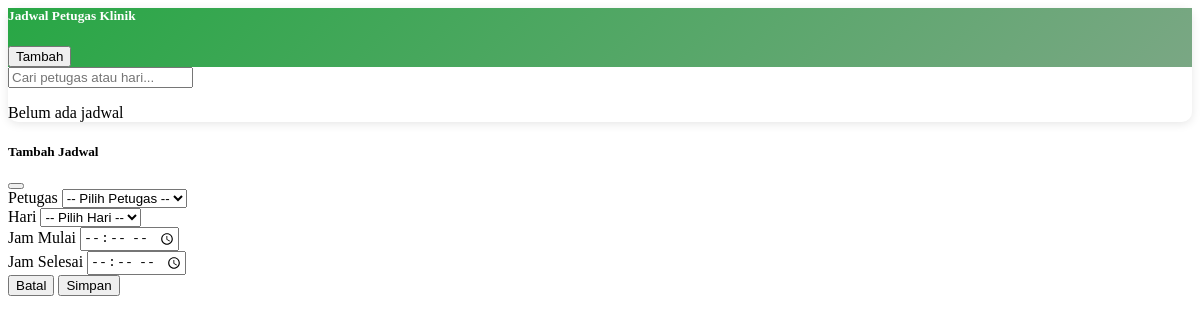
Before: /jadwal_petugas.php with the older database file.
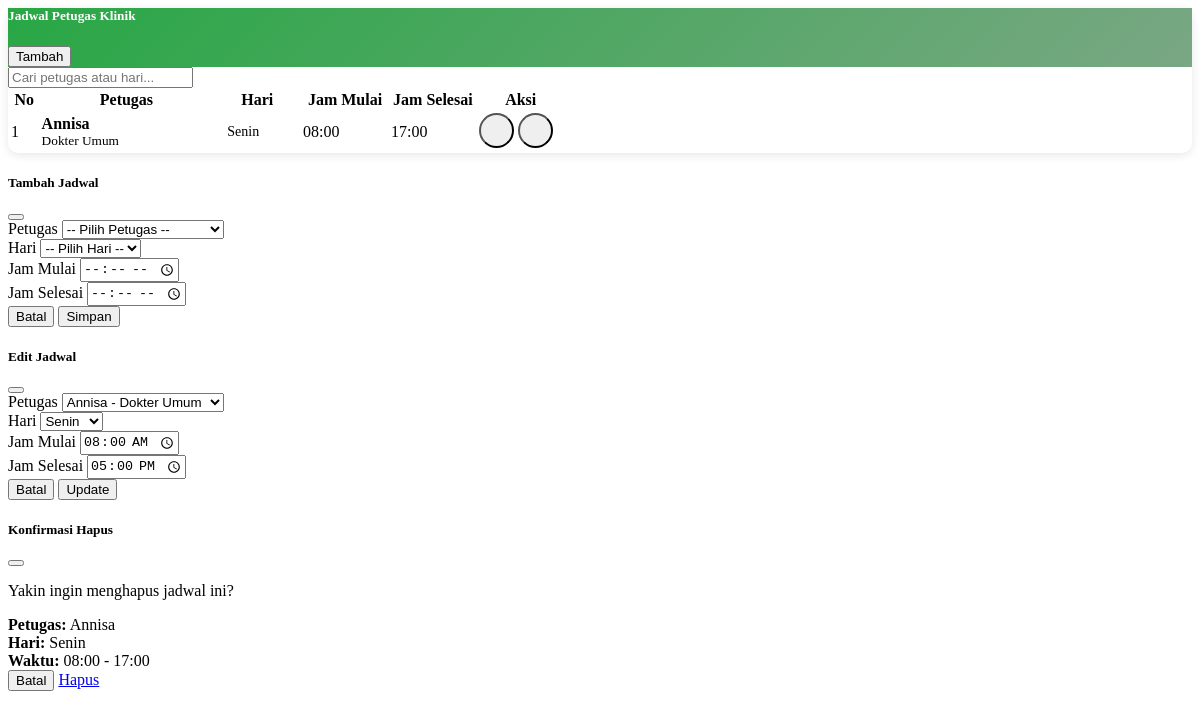
After: the same page with the newer database file.
### tables this page shows
CREATE TABLE `jadwal_petugas_klinik` (
  `id_jadwal` int(11) NOT NULL,
  `id_petugas` varchar(50) NOT NULL,
  `hari` varchar(20) NOT NULL,
  `jam_mulai` time NOT NULL,
  `jam_selesai` time NOT NULL
);

CREATE TABLE `petugas_klinik` (
  `id_petugas` varchar(50) NOT NULL,
  `nama` varchar(100) DEFAULT NULL,
  `jenis_kelamin` enum('Laki-laki','Perempuan') DEFAULT NULL,
  `spesialis` varchar(100) DEFAULT NULL,
  `no_hp` varchar(20) DEFAULT NULL,
  `alamat` text DEFAULT NULL
);

### jadwal_petugas.php (the view, shortened to what this page needs)
<?php
include "proses/connect.php";
$query = mysqli_query($conn, "
    SELECT j.*, pk.nama as nama_petugas, pk.spesialis
    FROM jadwal_petugas_klinik j
    INNER JOIN petugas_klinik pk ON j.id_petugas = pk.id_petugas
    ORDER BY FIELD(j.hari, 'Senin', 'Selasa', 'Rabu', 'Kamis', 'Jumat'), j.jam_mulai
");
$query_petugas = mysqli_query($conn, "SELECT id_petugas, nama, spesialis FROM petugas_klinik ORDER BY nama");
$petugas_list = mysqli_fetch_all($query_petugas, MYSQLI_ASSOC);
$hari_options = ['Senin', 'Selasa', 'Rabu', 'Kamis', 'Jumat'];
$day_colors = [
    'Senin' => 'primary', 'Selasa' => 'success', 'Rabu' => 'warning',
    'Kamis' => 'info', 'Jumat' => 'danger', 'Sabtu' => 'secondary', 'Minggu' => 'dark'
];
?>
<div class="col-lg-9 mt-2">
    <div class="card">
        <div class="card-header">
            <div class="d-flex justify-content-between align-items-center">
                <h5 class="mb-0"><i class="bi bi-calendar-week"></i> Jadwal Petugas Klinik</h5>
                <button class="btn btn-light btn-sm" data-bs-toggle="modal" data-bs-target="#ModalTambah">
                    <i class="bi bi-plus-circle"></i> Tambah
                </button>
            </div>
        </div>
        <div class="card-body">
            <div class="mb-3">
                <input type="text" class="form-control search-box" id="searchJadwal"
                       placeholder="Cari petugas atau hari...">
            </div>
            <?php if (mysqli_num_rows($query) == 0): ?>
                <div class="text-center py-5">
                    <p class="text-muted mt-2">Belum ada jadwal</p>
                </div>
            <?php else: ?>
                <div class="table-responsive">
                    <table class="table table-hover">
                        <thead class="table-light">
                            <tr>
                                <th width="5%">No</th>
                                <th width="30%">Petugas</th>
                                <th width="15%">Hari</th>
                                <th width="15%">Jam Mulai</th>
                                <th width="15%">Jam Selesai</th>
                                <th width="15%">Aksi</th>
                            </tr>
                        </thead>
                        <tbody>
                            <?php
                            $no = 1;
                            while ($row = mysqli_fetch_assoc($query)):
                                $badge_color = $day_colors[$row['hari']] ?? 'secondary';
                            ?>
                            <tr>
                                <td><?= $no++ ?></td>
                                <td>
                                    <strong><?= htmlspecialchars($row['nama_petugas']) ?></strong><br>
                                    <small class="text-muted"><?= htmlspecialchars($row['spesialis']) ?></small>
                                </td>
                                <td>
                                    <span class="badge bg-<?= $badge_color ?> day-badge">
                                        <?= $row['hari'] ?>
                                    </span>
                                </td>
                                <td><?= substr($row['jam_mulai'], 0, 5) ?></td>
                                <td><?= substr($row['jam_selesai'], 0, 5) ?></td>
                                <td>
                                    <button class="btn btn-warning btn-sm action-btn me-1"
                                            data-bs-toggle="modal"
                                            data-bs-target="#ModalEdit<?= $row['id_jadwal'] ?>"
                                            title="Edit">
                                    </button>
                                    <button class="btn btn-danger btn-sm action-btn"
                                            data-bs-toggle="modal"
                                            data-bs-target="#ModalHapus<?= $row['id_jadwal'] ?>"
                                            title="Hapus">
                                    </button>
                                </td>
                            </tr>
                            <?php endwhile; ?>
                        </tbody>
                    </table>
                </div>
            <?php endif; ?>
        </div>
    </div>
</div>
<div class="modal fade" id="ModalTambah" tabindex="-1">
    <div class="modal-dialog">
        <div class="modal-content">
            <div class="modal-header">
                <h5 class="modal-title">Tambah Jadwal</h5>
                <button type="button" class="btn-close" data-bs-dismiss="modal"></button>
            </div>
            <form action="proses/proses_tambah_jadwal.php" method="POST">
                <div class="modal-body">
                    <div class="mb-3">
                        <label class="form-label">Petugas</label>
                        <select class="form-select" name="id_petugas" required>
                            <option value="">-- Pilih Petugas --</option>
                        </select>
                    </div>
                    <div class="mb-3">
                        <label class="form-label">Hari</label>
                        <select class="form-select" name="hari" required>
                            <option value="">-- Pilih Hari --</option>
                        </select>
                    </div>
                    <div class="row">
                        <div class="col-md-6 mb-3">
                            <label class="form-label">Jam Mulai</label>
                            <input type="time" class="form-control" name="jam_mulai" required>
                        </div>
                        <div class="col-md-6 mb-3">
                            <label class="form-label">Jam Selesai</label>
                            <input type="time" class="form-control" name="jam_selesai" required>
                        </div>
                    </div>
                </div>
                <div class="modal-footer">
                    <button type="button" class="btn btn-secondary" data-bs-dismiss="modal">Batal</button>
                    <button type="submit" class="btn btn-primary" name="tambah_jadwal">Simpan</button>
                </div>
            </form>
        </div>
    </div>
</div>
<?php
mysqli_data_seek($query, 0);
while ($row = mysqli_fetch_assoc($query)):
?>
<div class="modal fade" id="ModalEdit<?= $row['id_jadwal'] ?>" tabindex="-1">
    <div class="modal-dialog">
        <div class="modal-content">
            <div class="modal-header">
                <h5 class="modal-title">Edit Jadwal</h5>
                <button type="button" class="btn-close" data-bs-dismiss="modal"></button>
            </div>
            <form action="proses/proses_edit_jadwal.php" method="POST">
                <div class="modal-body">
                    <div class="mb-3">
                        <label class="form-label">Petugas</label>
                        <select class="form-select" name="id_petugas" required>
                            <?php foreach ($petugas_list as $p): ?>
                                <option value="<?= $p['id_petugas'] ?>"
                                        <?= $p['id_petugas'] == $row['id_petugas'] ? 'selected' : '' ?>>
                                    <?= htmlspecialchars($p['nama']) ?> - <?= htmlspecialchars($p['spesialis']) ?>
                                </option>
                            <?php endforeach; ?>
                        </select>
                    </div>
                    <div class="mb-3">
                        <label class="form-label">Hari</label>
                        <select class="form-select" name="hari" required>
                            <?php foreach ($hari_options as $hari): ?>
                                <option value="<?= $hari ?>" <?= $hari == $row['hari'] ? 'selected' : '' ?>>
                                    <?= $hari ?>
                                </option>
                            <?php endforeach; ?>
                        </select>
                    </div>
                    <div class="row">
                        <div class="col-md-6 mb-3">
                            <label class="form-label">Jam Mulai</label>
                            <input type="time" class="form-control" name="jam_mulai"
                                   value="<?= substr($row['jam_mulai'], 0, 5) ?>" required>
                        </div>
                        <div class="col-md-6 mb-3">
                            <label class="form-label">Jam Selesai</label>
                            <input type="time" class="form-control" name="jam_selesai"
                                   value="<?= substr($row['jam_selesai'], 0, 5) ?>" required>
                        </div>
                    </div>
                </div>
                <div class="modal-footer">
                    <button type="button" class="btn btn-secondary" data-bs-dismiss="modal">Batal</button>
                    <button type="submit" class="btn btn-warning" name="edit_jadwal">Update</button>
                </div>
            </form>
        </div>
    </div>
</div>
<div class="modal fade" id="ModalHapus<?= $row['id_jadwal'] ?>" tabindex="-1">
    <div class="modal-dialog">
        <div class="modal-content">
            <div class="modal-header bg-danger text-white">
                <h5 class="modal-title">Konfirmasi Hapus</h5>
                <button type="button" class="btn-close btn-close-white" data-bs-dismiss="modal"></button>
            </div>
            <div class="modal-body">
                <p>Yakin ingin menghapus jadwal ini?</p>
                <div class="alert alert-warning">
                    <strong>Petugas:</strong> <?= htmlspecialchars($row['nama_petugas']) ?><br>
                    <strong>Hari:</strong> <?= $row['hari'] ?><br>
                    <strong>Waktu:</strong> <?= substr($row['jam_mulai'], 0, 5) ?> - <?= substr($row['jam_selesai'], 0, 5) ?>
                </div>
            </div>
            <div class="modal-footer">
                <button type="button" class="btn btn-secondary" data-bs-dismiss="modal">Batal</button>
                <a href="proses/proses_hapus_jadwal.php?id=<?= $row['id_jadwal'] ?>"
                   class="btn btn-danger">Hapus</a>
            </div>
        </div>
    </div>
</div>
<?php endwhile; ?>

### jadwal_petugas.php (style rules this page uses)
.card { border-radius: 10px; box-shadow: 0 2px 10px rgba(0,0,0,0.1); }
.card-header { background: linear-gradient(135deg, #28a745 0%, #7aa784ff 100%); color: white; }
.table td, .table th { vertical-align: middle; }
.day-badge { padding: 5px 12px; border-radius: 20px; font-size: 0.875rem; }
.action-btn { width: 35px; height: 35px; border-radius: 50%; padding: 0; }
.search-box { max-width: 400px; }

Changed rows visible on the page:
added jadwal_petugas_klinik: id_petugas.nama "Annisa", id_petugas.spesialis "Dokter Umum", hari "Senin", jam_mulai "08:00", jam_selesai "17:00", id_petugas "Annisa - Dokter Umum"
Other visible differences:
text no longer shown: "Belum ada jadwal"
text now shown: "No Petugas Hari Jam Mulai Jam Selesai Aksi"
